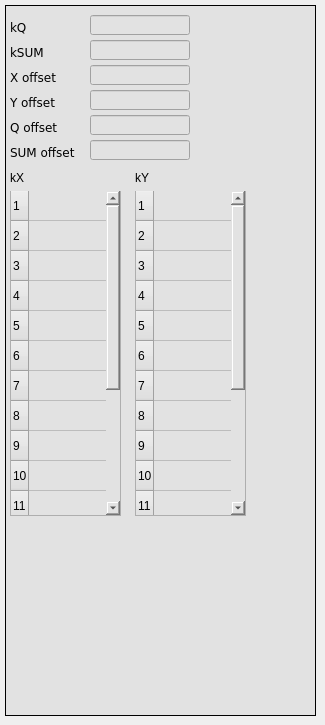
      <widget class="QWidget" name="Poly_2">
       <attribute name="title">
        <string>Polynomial</string>
       </attribute>
       <widget class="caFrame" name="caframe_7">
        <property name="geometry">
         <rect>
          <x>5</x>
          <y>5</y>
          <width>311</width>
          <height>711</height>
         </rect>
        </property>
        <property name="styleSheet">
         <string notr="true">background-color: rgb(226, 226, 226);</string>
        </property>
        <property name="frameShape">
         <enum>QFrame::Box</enum>
        </property>
        <property name="frameShadow">
         <enum>QFrame::Plain</enum>
        </property>
        <widget class="caWaveTable" name="cawavetable_3">
         <property name="geometry">
          <rect>
           <x>130</x>
           <y>185</y>
           <width>111</width>
           <height>326</height>
          </rect>
         </property>
         <property name="font">
          <font>
           <family>DejaVu Sans</family>
          </font>
         </property>
         <property name="channel" stdset="0">
          <string notr="true">$(DEVICE):calibration:polynomial:ky</string>
         </property>
         <property name="numberOfRows">
          <number>16</number>
         </property>
         <property name="numberOfColumns">
          <number>1</number>
         </property>
         <attribute name="horizontalHeaderVisible">
          <bool>false</bool>
         </attribute>
         <attribute name="horizontalHeaderVisible">
          <bool>false</bool>
         </attribute>
         <row/>
         <row/>
         <row/>
         <row/>
         <row/>
         <row/>
         <row/>
         <row/>
         <row/>
         <row/>
         <row/>
         <row/>
         <row/>
         <row/>
         <row/>
         <row/>
         <column/>
         <item row="0" column="0">
          <property name="font">
           <font/>
          </property>
         </item>
         <item row="1" column="0">
          <property name="font">
           <font/>
          </property>
         </item>
         <item row="2" column="0">
          <property name="font">
           <font/>
          </property>
         </item>
         <item row="3" column="0">
          <property name="font">
           <font/>
          </property>
         </item>
         <item row="4" column="0">
          <property name="font">
           <font/>
          </property>
         </item>
         <item row="5" column="0">
          <property name="font">
           <font/>
          </property>
         </item>
         <item row="6" column="0">
          <property name="font">
           <font/>
          </property>
         </item>
         <item row="7" column="0">
          <property name="font">
           <font/>
          </property>
         </item>
         <item row="8" column="0">
          <property name="font">
           <font/>
          </property>
         </item>
         <item row="9" column="0">
          <property name="font">
           <font/>
          </property>
         </item>
         <item row="10" column="0">
          <property name="font">
           <font/>
          </property>
         </item>
         <item row="11" column="0">
          <property name="font">
           <font/>
          </property>
         </item>
         <item row="12" column="0">
          <property name="font">
           <font/>
          </property>
         </item>
         <item row="13" column="0">
          <property name="font">
           <font/>
          </property>
         </item>
         <item row="14" column="0">
          <property name="font">
           <font/>
          </property>
         </item>
         <item row="15" column="0">
          <property name="font">
           <font/>
          </property>
         </item>
        </widget>
        <widget class="caWaveTable" name="cawavetable_4">
         <property name="geometry">
          <rect>
           <x>5</x>
           <y>185</y>
           <width>111</width>
           <height>326</height>
          </rect>
         </property>
         <property name="font">
          <font>
           <family>DejaVu Sans</family>
          </font>
         </property>
         <property name="channel" stdset="0">
          <string notr="true">$(DEVICE):calibration:polynomial:kx</string>
         </property>
         <property name="numberOfRows">
          <number>16</number>
         </property>
         <property name="numberOfColumns">
          <number>1</number>
         </property>
         <attribute name="horizontalHeaderVisible">
          <bool>false</bool>
         </attribute>
         <attribute name="horizontalHeaderVisible">
          <bool>false</bool>
         </attribute>
         <row/>
         <row/>
         <row/>
         <row/>
         <row/>
         <row/>
         <row/>
         <row/>
         <row/>
         <row/>
         <row/>
         <row/>
         <row/>
         <row/>
         <row/>
         <row/>
         <column/>
         <item row="0" column="0">
          <property name="font">
           <font/>
          </property>
         </item>
         <item row="1" column="0">
          <property name="font">
           <font/>
          </property>
         </item>
         <item row="2" column="0">
          <property name="font">
           <font/>
          </property>
         </item>
         <item row="3" column="0">
          <property name="font">
           <font/>
          </property>
         </item>
         <item row="4" column="0">
          <property name="font">
           <font/>
          </property>
         </item>
         <item row="5" column="0">
          <property name="font">
           <font/>
          </property>
         </item>
         <item row="6" column="0">
          <property name="font">
           <font/>
          </property>
         </item>
         <item row="7" column="0">
          <property name="font">
           <font/>
          </property>
         </item>
         <item row="8" column="0">
          <property name="font">
           <font/>
          </property>
         </item>
         <item row="9" column="0">
          <property name="font">
           <font/>
          </property>
         </item>
         <item row="10" column="0">
          <property name="font">
           <font/>
          </property>
         </item>
         <item row="11" column="0">
          <property name="font">
           <font/>
          </property>
         </item>
         <item row="12" column="0">
          <property name="font">
           <font/>
          </property>
         </item>
         <item row="13" column="0">
          <property name="font">
           <font/>
          </property>
         </item>
         <item row="14" column="0">
          <property name="font">
           <font/>
          </property>
         </item>
         <item row="15" column="0">
          <property name="font">
           <font/>
          </property>
         </item>
        </widget>
        <widget class="QLabel" name="label_46">
         <property name="geometry">
          <rect>
           <x>130</x>
           <y>160</y>
           <width>121</width>
           <height>26</height>
          </rect>
         </property>
         <property name="font">
          <font>
           <weight>50</weight>
           <bold>false</bold>
          </font>
         </property>
         <property name="text">
          <string>kY</string>
         </property>
        </widget>
        <widget class="QLabel" name="label_47">
         <property name="geometry">
          <rect>
           <x>5</x>
           <y>160</y>
           <width>121</width>
           <height>26</height>
          </rect>
         </property>
         <property name="font">
          <font>
           <weight>50</weight>
           <bold>false</bold>
          </font>
         </property>
         <property name="text">
          <string>kX</string>
         </property>
        </widget>
        <widget class="QLabel" name="label_48">
         <property name="geometry">
          <rect>
           <x>5</x>
           <y>60</y>
           <width>75</width>
           <height>25</height>
          </rect>
         </property>
         <property name="font">
          <font>
           <family>DejaVu Sans</family>
          </font>
         </property>
         <property name="text">
          <string>X offset</string>
         </property>
        </widget>
        <widget class="caTextEntry" name="catextentry_37">
         <property name="geometry">
          <rect>
           <x>85</x>
           <y>60</y>
           <width>100</width>
           <height>20</height>
          </rect>
         </property>
         <property name="font">
          <font>
           <family>DejaVu Sans</family>
           <pointsize>9</pointsize>
           <stylestrategy>PreferDefault</stylestrategy>
          </font>
         </property>
         <property name="alignment">
          <set>Qt::AlignRight|Qt::AlignTrailing|Qt::AlignVCenter</set>
         </property>
         <property name="channel" stdset="0">
          <string notr="true">$(DEVICE):calibration:polynomial:xoff</string>
         </property>
         <property name="background">
          <color>
           <red>255</red>
           <green>255</green>
           <blue>127</blue>
          </color>
         </property>
         <property name="colorMode">
          <enum>caLineEdit::Static</enum>
         </property>
         <property name="precision">
          <number>4</number>
         </property>
         <property name="precisionMode">
          <enum>caLineEdit::Channel</enum>
         </property>
         <property name="maxValue">
          <double>2.000000000000000</double>
         </property>
         <property name="minValue">
          <double>0.100000000000000</double>
         </property>
        </widget>
        <widget class="QLabel" name="label_49">
         <property name="geometry">
          <rect>
           <x>5</x>
           <y>85</y>
           <width>75</width>
           <height>25</height>
          </rect>
         </property>
         <property name="font">
          <font>
           <family>DejaVu Sans</family>
          </font>
         </property>
         <property name="text">
          <string>Y offset</string>
         </property>
        </widget>
        <widget class="caTextEntry" name="catextentry_38">
         <property name="geometry">
          <rect>
           <x>85</x>
           <y>85</y>
           <width>100</width>
           <height>20</height>
          </rect>
         </property>
         <property name="font">
          <font>
           <family>DejaVu Sans</family>
           <pointsize>9</pointsize>
           <stylestrategy>PreferDefault</stylestrategy>
          </font>
         </property>
         <property name="alignment">
          <set>Qt::AlignRight|Qt::AlignTrailing|Qt::AlignVCenter</set>
         </property>
         <property name="channel" stdset="0">
          <string notr="true">$(DEVICE):calibration:polynomial:yoff</string>
         </property>
         <property name="background">
          <color>
           <red>255</red>
           <green>255</green>
           <blue>127</blue>
          </color>
         </property>
         <property name="colorMode">
          <enum>caLineEdit::Static</enum>
         </property>
         <property name="precision">
          <number>4</number>
         </property>
         <property name="precisionMode">
          <enum>caLineEdit::Channel</enum>
         </property>
         <property name="maxValue">
          <double>2.000000000000000</double>
         </property>
         <property name="minValue">
          <double>0.100000000000000</double>
         </property>
        </widget>
        <widget class="QLabel" name="label_50">
         <property name="geometry">
          <rect>
           <x>5</x>
           <y>10</y>
           <width>75</width>
           <height>25</height>
          </rect>
         </property>
         <property name="font">
          <font>
           <family>DejaVu Sans</family>
          </font>
         </property>
         <property name="text">
          <string>kQ</string>
         </property>
        </widget>
        <widget class="caTextEntry" name="catextentry_39">
         <property name="geometry">
          <rect>
           <x>85</x>
           <y>10</y>
           <width>100</width>
           <height>20</height>
          </rect>
         </property>
         <property name="font">
          <font>
           <family>DejaVu Sans</family>
           <pointsize>9</pointsize>
           <stylestrategy>PreferDefault</stylestrategy>
          </font>
         </property>
         <property name="alignment">
          <set>Qt::AlignRight|Qt::AlignTrailing|Qt::AlignVCenter</set>
         </property>
         <property name="channel" stdset="0">
          <string notr="true">$(DEVICE):calibration:polynomial:kq</string>
         </property>
         <property name="background">
          <color>
           <red>255</red>
           <green>255</green>
           <blue>127</blue>
          </color>
         </property>
         <property name="colorMode">
          <enum>caLineEdit::Static</enum>
         </property>
         <property name="precision">
          <number>4</number>
         </property>
         <property name="precisionMode">
          <enum>caLineEdit::Channel</enum>
         </property>
         <property name="maxValue">
          <double>2.000000000000000</double>
         </property>
         <property name="minValue">
          <double>0.100000000000000</double>
         </property>
        </widget>
        <widget class="QLabel" name="label_51">
         <property name="geometry">
          <rect>
           <x>5</x>
           <y>110</y>
           <width>75</width>
           <height>25</height>
          </rect>
         </property>
         <property name="font">
          <font>
           <family>DejaVu Sans</family>
          </font>
         </property>
         <property name="text">
          <string>Q offset</string>
         </property>
        </widget>
        <widget class="caTextEntry" name="catextentry_40">
         <property name="geometry">
          <rect>
           <x>85</x>
           <y>110</y>
           <width>100</width>
           <height>20</height>
          </rect>
         </property>
         <property name="font">
          <font>
           <family>DejaVu Sans</family>
           <pointsize>9</pointsize>
           <stylestrategy>PreferDefault</stylestrategy>
          </font>
         </property>
         <property name="alignment">
          <set>Qt::AlignRight|Qt::AlignTrailing|Qt::AlignVCenter</set>
         </property>
         <property name="channel" stdset="0">
          <string notr="true">$(DEVICE):calibration:polynomial:qoff</string>
         </property>
         <property name="background">
          <color>
           <red>255</red>
           <green>255</green>
           <blue>127</blue>
          </color>
         </property>
         <property name="colorMode">
          <enum>caLineEdit::Static</enum>
         </property>
         <property name="precision">
          <number>4</number>
         </property>
         <property name="precisionMode">
          <enum>caLineEdit::Channel</enum>
         </property>
         <property name="maxValue">
          <double>2.000000000000000</double>
         </property>
         <property name="minValue">
          <double>0.100000000000000</double>
         </property>
        </widget>
        <widget class="caTextEntry" name="catextentry_41">
         <property name="geometry">
          <rect>
           <x>85</x>
           <y>35</y>
           <width>100</width>
           <height>20</height>
          </rect>
         </property>
         <property name="font">
          <font>
           <family>DejaVu Sans</family>
           <pointsize>9</pointsize>
           <stylestrategy>PreferDefault</stylestrategy>
          </font>
         </property>
         <property name="alignment">
          <set>Qt::AlignRight|Qt::AlignTrailing|Qt::AlignVCenter</set>
         </property>
         <property name="channel" stdset="0">
          <string notr="true">$(DEVICE):calibration:polynomial:ksum</string>
         </property>
         <property name="background">
          <color>
           <red>255</red>
           <green>255</green>
           <blue>127</blue>
          </color>
         </property>
         <property name="colorMode">
          <enum>caLineEdit::Static</enum>
         </property>
         <property name="precision">
          <number>4</number>
         </property>
         <property name="precisionMode">
          <enum>caLineEdit::Channel</enum>
         </property>
         <property name="maxValue">
          <double>2.000000000000000</double>
         </property>
         <property name="minValue">
          <double>0.100000000000000</double>
         </property>
        </widget>
        <widget class="QLabel" name="label_52">
         <property name="geometry">
          <rect>
           <x>5</x>
           <y>35</y>
           <width>75</width>
           <height>25</height>
          </rect>
         </property>
         <property name="font">
          <font>
           <family>DejaVu Sans</family>
          </font>
         </property>
         <property name="text">
          <string>kSUM</string>
         </property>
        </widget>
        <widget class="caTextEntry" name="catextentry_42">
         <property name="geometry">
          <rect>
           <x>85</x>
           <y>135</y>
           <width>100</width>
           <height>20</height>
          </rect>
         </property>
         <property name="font">
          <font>
           <family>DejaVu Sans</family>
           <pointsize>9</pointsize>
           <stylestrategy>PreferDefault</stylestrategy>
          </font>
         </property>
         <property name="alignment">
          <set>Qt::AlignRight|Qt::AlignTrailing|Qt::AlignVCenter</set>
         </property>
         <property name="channel" stdset="0">
          <string notr="true">$(DEVICE):calibration:polynomial:sumoff</string>
         </property>
         <property name="background">
          <color>
           <red>255</red>
           <green>255</green>
           <blue>127</blue>
          </color>
         </property>
         <property name="colorMode">
          <enum>caLineEdit::Static</enum>
         </property>
         <property name="precision">
          <number>4</number>
         </property>
         <property name="precisionMode">
          <enum>caLineEdit::Channel</enum>
         </property>
         <property name="maxValue">
          <double>2.000000000000000</double>
         </property>
         <property name="minValue">
          <double>0.100000000000000</double>
         </property>
        </widget>
        <widget class="QLabel" name="label_53">
         <property name="geometry">
          <rect>
           <x>5</x>
           <y>135</y>
           <width>75</width>
           <height>25</height>
          </rect>
         </property>
         <property name="font">
          <font>
           <family>DejaVu Sans</family>
          </font>
         </property>
         <property name="text">
          <string>SUM offset</string>
         </property>
        </widget>
       </widget>
      </widget>
